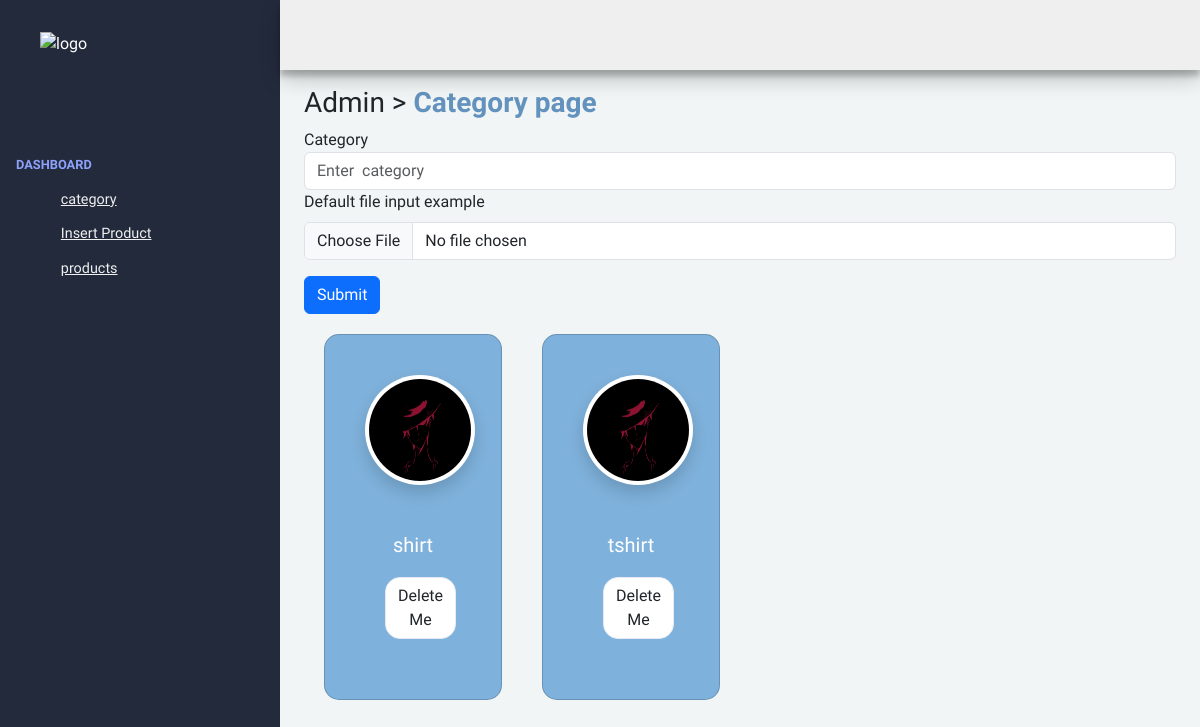
Screenshot of /admin/category.php with the database file from the repository.
### tables this page shows
CREATE TABLE `category` (
  `id` int(255) NOT NULL,
  `catname` varchar(225) NOT NULL,
  `imgpath` varchar(225) NOT NULL
);

### admin/category.php (the view, shortened to what this page needs)
<?php include('./header.php');
?>
<body>
    <?php include('./sidebar.php'); ?>
    <div class="main-content">
        <?php include('./navbar.php'); ?>
        <main>
            <div class="main">
                <div class="page-header">
                    <div class="content">
                        <h3>Admin &gt; <span class="highlight">Category page</span></h3>
                    </div>
                </div>
            </div>
            <?php
            include('../database/connection.php');
            $sql = "SELECT * FROM category";
            $fetchcatresult = mysqli_query($conn, $sql);
            ?>
            <div class="center-div">
                <form action="<?php echo $_SERVER['PHP_SELF']; ?>" method="post" enctype="multipart/form-data">
                    <div class="form-group">
                        <label for="category">Category</label>
                        <input type="name" class="form-control" name="catname" id="category" aria-describedby="category"
                            placeholder="Enter  category">
                    </div>
                    <div class="mb-3">
                        <label for="formFile" class="form-label">Default file input example</label>
                        <input class="form-control" type="file" name="image" id="formFile">
                    </div>
                    <button type="submit" value="Submit" name="submit" class="btn btn-primary">Submit</button>
                </form>
            </div>
            <div class="container">
                <div class="row row-cols-1 row-cols-md-2 row-cols-lg-4">
                    <?php
                    while ($row = mysqli_fetch_assoc($fetchcatresult)): ?>
                        <div class="col container1">
                            <div class="card radius-15 bg-color-custom">
                                <div class="card-body text-center">
                                    <div class="p-4 radius-15">
                                        <img src="<?php echo $row['imgpath']; ?>" width="110" height="110"
                                            class="rounded-circle shadow p-1 bg-white" alt="">
                                        <h5 class="mb-0 mt-5 text-white">
                                            <?php echo $row['catname']; ?>
                                        </h5>
                                        <div class="d-grid">
                                            <form method="post" action="">
                                                <button type="submit" name="delete" class="btn btn-white-custom radius-15">Delete Me</button>
                                            </form>
                                        </div>
                                    </div>
                                </div>
                            </div>
                        </div>
                    <?php endwhile; ?>
                </div>
            </div>
        </main>
    </div>
</body>
</html>
</body>
</html>

### admin/assets/css/style.css (style rules this page uses)
* { margin: 0; padding: 0; box-sizing: border-box; font-family: 'Josefin Sans', sans-serif; text-decoration: none; list-style-type: none; }
body { overflow-x: hidden; }
.main-content { position: relative; margin-left: 280px; transition: margin-left 0.5s, width 1s; }
.main-content main { padding: 1rem 1.5rem; background: #f1f5f5; height: calc(100% - 70px); }
.main-content main .page-header { display: flex; justify-content: space-between; align-items: center; margin-top: 70px; }
.main-content main .page-header .content { width: 70%; }
.highlight { color: rgba(55, 115, 172, 0.764); font-weight: bold; }

### admin/category.php (style rules this page uses)
.container1 { padding: 20px; }
.radius-15 { border-radius: 15px; }
.btn-white-custom { background-color: #fff; border-color: #e7eaf3; }
.d-grid { padding: 20px; }
.bg-color-custom { background-color: #7eb1db !important; }

### rows the page displays
category: imgpath (picture), catname "shirt"
category: imgpath (picture), catname "tshirt"
